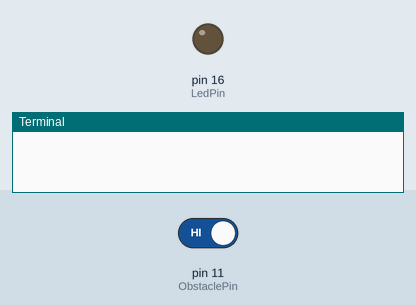
A program run on a simulated Raspberry Pi (header pin numbers). Shown: output pins drawn as LEDs (lit = HIGH), the last lines printed to the terminal. The test bench sets the inputs (shaded band); at power-on: pin 11 (ObstaclePin) HIGH.

Above: at 1.2 s.
1.3 s: pin 11 (ObstaclePin) driven LOW
At 2.3 s:
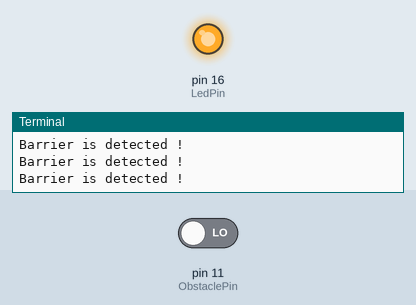
2.8 s: pin 11 (ObstaclePin) driven HIGH
At 3.4 s:
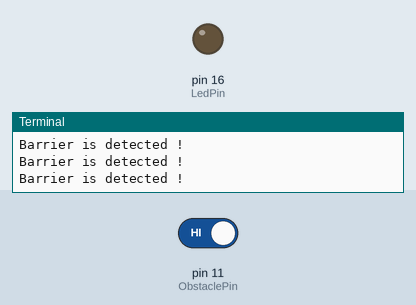
Timing chart, 0 to 5.8 s (numbered marks = the images above; inputs shaded):
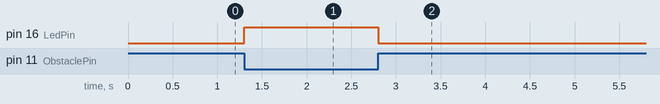

The program:

obstacle.py
```python
#!/usr/bin/env python
import RPi.GPIO as GPIO

ObstaclePin = 11
LedPin = 16

def setup():
	GPIO.setmode(GPIO.BOARD)       # Numbers GPIOs by physical location
	GPIO.setup(ObstaclePin, GPIO.IN, pull_up_down=GPIO.PUD_UP)
        GPIO.setup(LedPin, GPIO.OUT)

def loop():
	while True:
		if (0 == GPIO.input(ObstaclePin)):
		    print "Barrier is detected !"
                    GPIO.output(LedPin, True)
                else:
                    GPIO.output(LedPin, False)


def destroy():
	GPIO.cleanup()                      # Release resource

if __name__ == '__main__':     			# Program start from here
	setup()
	try:
		loop()
	except KeyboardInterrupt:
		destroy()
```

Measured:
- after the input at 1.3 s, pin 16 (LedPin): LOW → HIGH at once
- after the input at 2.8 s, pin 16 (LedPin): HIGH → LOW at once
